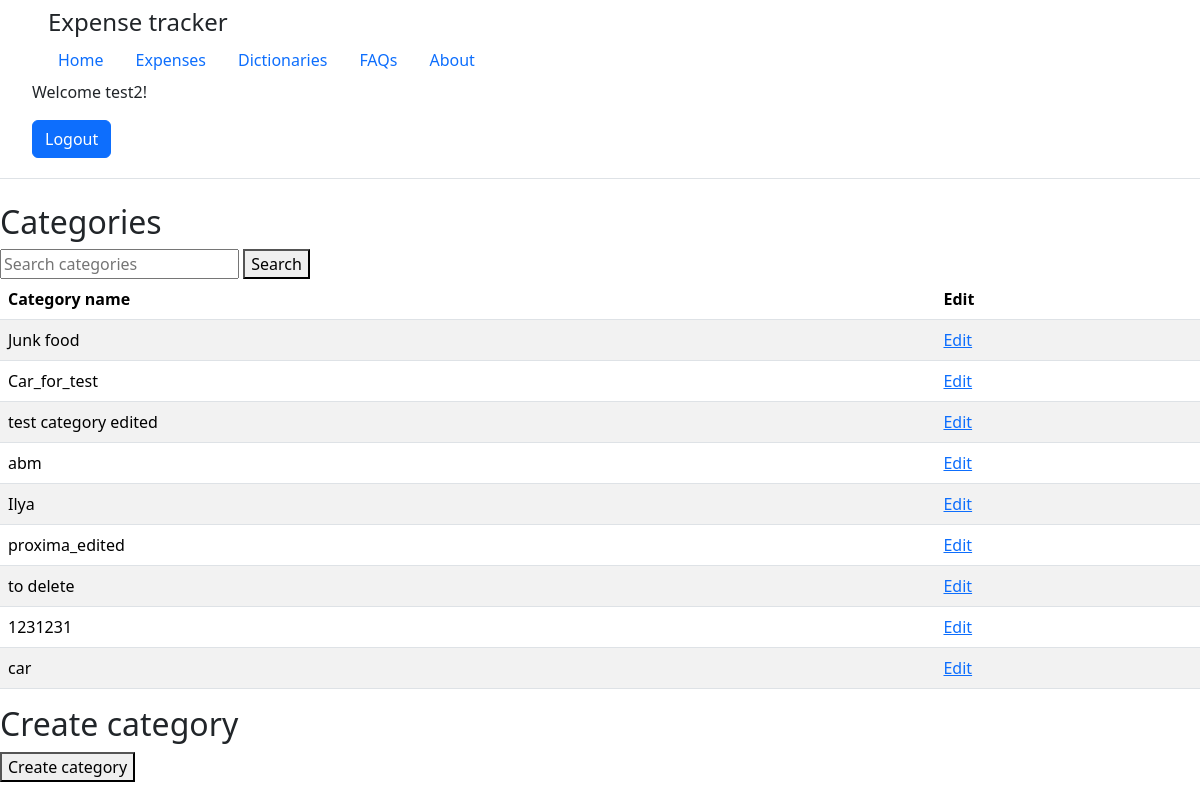
The page /category/ (signed in) on the database as committed earlier.
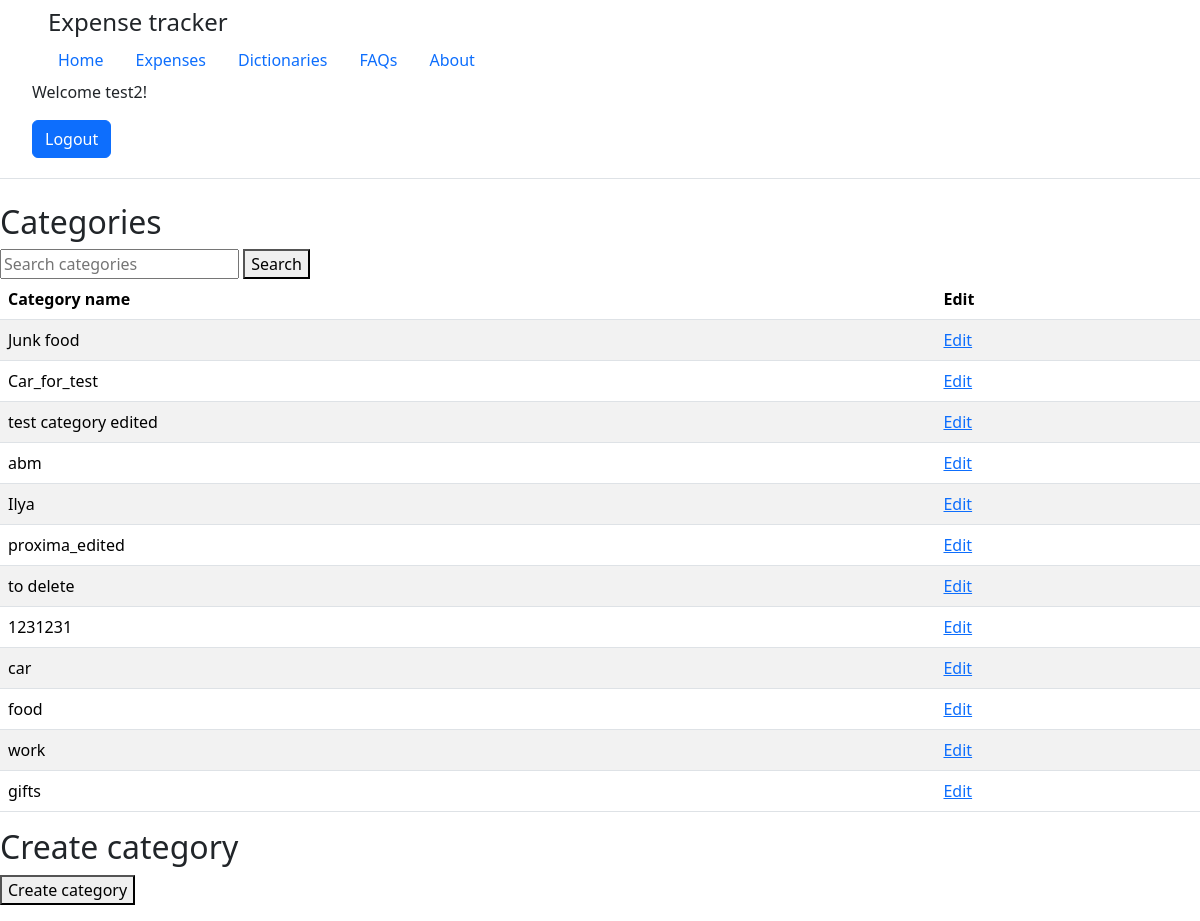
The same page on the database as committed later.
### tracker_app/models.py (models this page shows, shortened)
class Category(models.Model):
    name = models.CharField('category', max_length=250, unique=True)
    is_archive = models.BooleanField(default=False)
    class Meta:
        verbose_name = 'Category'
        verbose_name_plural = 'Categories'

### tracker_app/views.py (the view, shortened to what this page needs)
# urls.py: path('category/', views.CategoryView.as_view(), name='category'),
class CategoryView(View):
    @decorator
    def get(self, request, pk=None):
        if pk is None:
            text_query = request.GET.get('search', '')
            category_list = self.get_filter_input(request, text_query)
            return render(request, 'tracker_app/category.html', {'category_list': category_list, 'text_query': text_query})
        else:
            categ = get_object_or_404(Category, pk=pk)
            form = CategoryForm( instance=categ)
            return render(request, 'tracker_app/category_edit.html', {'categ': categ, 'form': form})
    def get_filter_input(self, request, text_query):
        if text_query.strip():
            return Category.objects.filter(name__icontains=text_query.strip())
        return Category.objects.all()

### tracker_app/views.py (called while the page is built)
def decorator(func):
    def wrapper(self, request, *args, **kwargs):
        if request.user.is_authenticated:
            return func(self, request,  *args, **kwargs)
        else:
            return redirect('users:login')
    return wrapper

### tracker_app/templates/tracker_app/category.html (shortened to what this page needs)
{% extends 'users/base.html' %}
{% block body %}
<h2>Categories</h2>
<form method="GET" action="{% url 'tracker:category' %}">
    <input type="text" name="search" value="{{ text_query }}" placeholder="Search categories" minlength="3">
    <button type="submit">Search</button>
</form>
<table class="table table-striped table-hover">
    <thead>
        <tr>
            <th>Category name</th>
            <th>Edit</th>
        </tr>
    </thead>
    <tbody>
        {% for category in category_list %}
        <tr>
            <td>{{ category.name }}</td>
            <td><a href="{% url 'tracker:category_edit' pk=category.pk%}">Edit</a></td>
        </tr>
        {% endfor %}
    </tbody>
</table>
<form method="post">
    <h2>Create category</h2>
    <p><button type="submit" name="action" value="create_category">Create category</button></p>
</form>
{% endblock %}

Rows that differ between the two databases and show on the page:
added Category: name "food"
added Category: name "work"
added Category: name "gifts"
